Frame 1 (no input): blank canvas, image omitted
Frame 60 (no input): blank canvas, image omitted
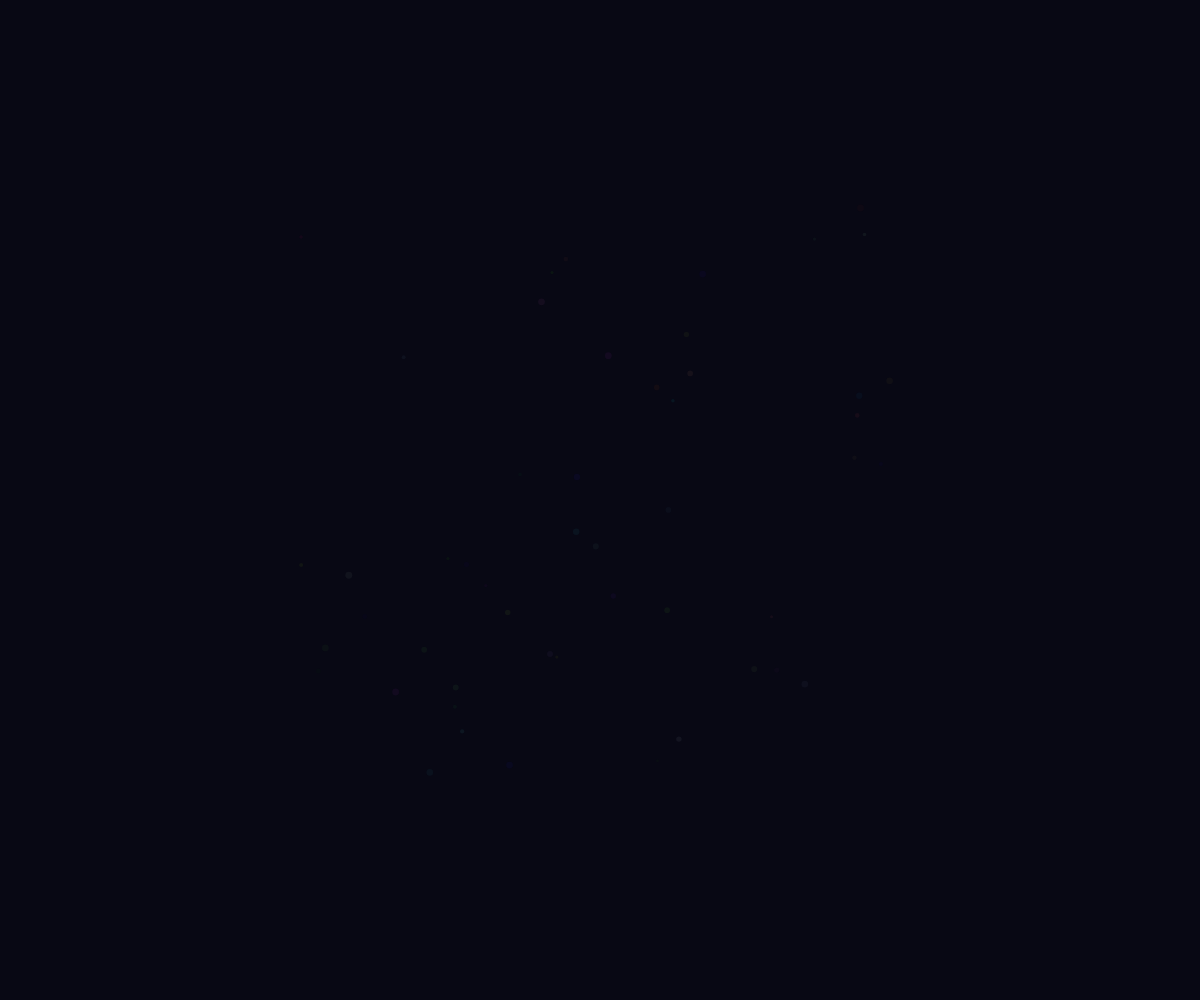
Frame 120 (the mouse pressed at the canvas centre since frame 60)

The p5.js sketch whose frames 1 and 60 were blank and that drew this single picture after the mouse press (run headless with seeded random() and noise() and a simulated clock; from frame 60 on, the mouse is pressed at the canvas centre):

// p5.js sketch
// ── sketch.js
// Project Title
// Your Name
// Date
//
// Extra for Experts:
// - describe what you did to take this project "above and beyond"

const FIREWORKS_PER_CLICK = 50;
class Particle {
  constructor(x, y) {
    this.x = x;
    this.y = y;
    this.size = random(3,7);
    this.dx = random(-5, 5);
    this.dy = random(-5, 5);
    this.r = random(255);
    this.g = random(255);
    this.b = random(255);
    this.opacity = 255;
  }

  update() {
    this.x += this.dx;
    this.y += this.dy;

    this.opacity -= 4;
  }

  display() {
    noStroke();
    fill(this.r, this.g, this.b, this.opacity);
    circle(this.x, this.y, this.size);
  }

  isDead() {
    return this.opacity <= 0;
  }
}

let theFireworks = [];

function setup() {
  createCanvas(windowWidth, windowHeight);
}

function draw() {
  background(8,8,20);
  for (let firework of theFireworks) {
    if (firework.isDead()) {
      let index = theFireworks.indexOf(firework);
      theFireworks.splice(index, 1);
    }
    else {
      firework.update();
      firework.display();
    }
  }
}

function mousePressed() {
  //teardrop(circle and triangle) rises from the bottom of the screen to mouseX mouseY
  //when it gets to mouseX, mouseY, firework explodes
  for (let i = 0; i < FIREWORKS_PER_CLICK; i++) {
    let someFirework = new Particle(mouseX, mouseY);
    theFireworks.push(someFirework);
  }
}
